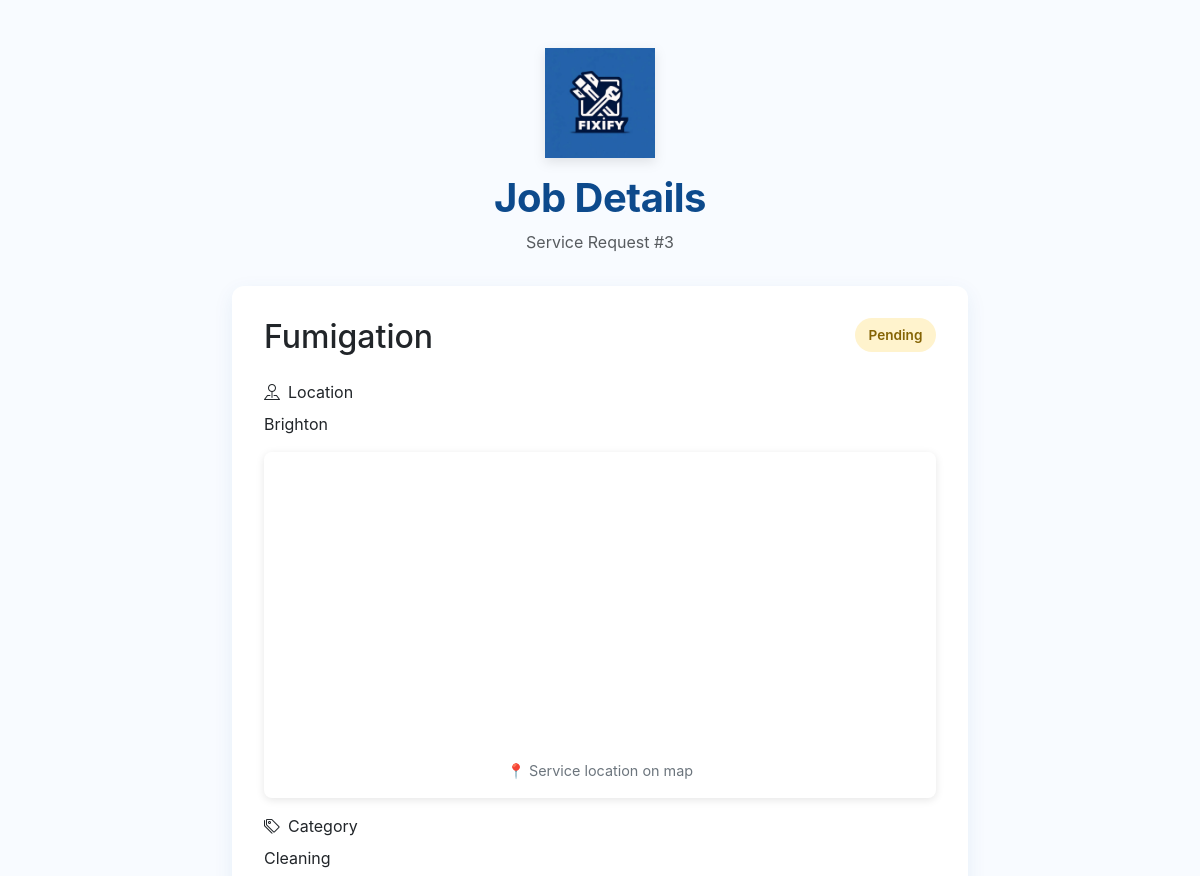
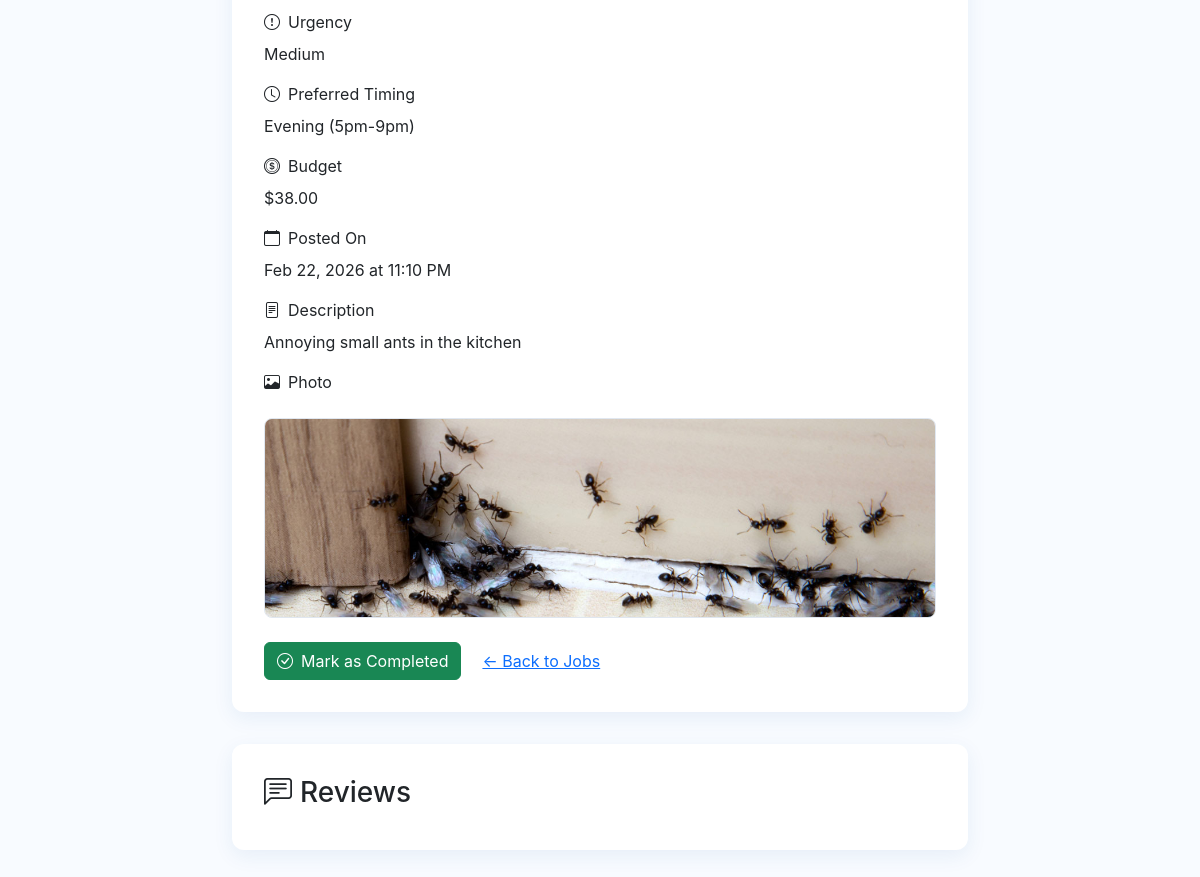
The page /db-job/3 on the database its author committed (2 pictures, top to bottom).
### main.py (models this page shows)
class Job(db.Model):
    id = db.Column(db.Integer, primary_key=True)
    title = db.Column(db.String(100), nullable=False)
    description = db.Column(db.Text, default="")
    location = db.Column(db.String(100), nullable=False)
    category = db.Column(db.String(50), nullable=False)
    urgency = db.Column(db.String(20), nullable=False)
    timing_window = db.Column(db.String(50), default="Not specified")
    budget = db.Column(db.Float)
    is_negotiable = db.Column(db.Boolean, default=False)
    photo_filename = db.Column(db.String(255))
    created_at = db.Column(db.DateTime, default=datetime.now)
    status = db.Column(db.String(20), default="pending")

### main.py (the view)
@app.route("/db-job/<int:job_id>", endpoint="view_job")
def view_db_job(job_id):
    job = db.session.get(Job, job_id)
    if job is None:
        flash("Job not found.", "danger")
        return redirect(url_for("home"))
    homeowner_review = Review.query.filter_by(job_id=job_id, reviewer_type="homeowner").first()
    provider_review = Review.query.filter_by(job_id=job_id, reviewer_type="provider").first()
    return render_template(
        "job_detail.html",
        job=job,
        homeowner_review=homeowner_review,
        provider_review=provider_review,
    )

### main.py (called while the page is built)
@app.before_request
def create_tables():
    if not should_use_database():
        return
    ensure_database_schema()

def should_use_database():
    return not (app.config.get("TESTING") and app.config["SQLALCHEMY_DATABASE_URI"] == DEFAULT_DATABASE_URI)

### templates/job_detail.html (shortened to what this page needs)
<!DOCTYPE html>
<html lang="en">
<head>
    <link href="https://cdn.jsdelivr.net/npm/bootstrap@5.3.0/dist/css/bootstrap.min.css" rel="stylesheet">
    <link href="https://cdn.jsdelivr.net/npm/bootstrap-icons@1.10.0/font/bootstrap-icons.css" rel="stylesheet">
    <link rel="stylesheet" href="https://cdnjs.cloudflare.com/ajax/libs/leaflet/1.9.4/leaflet.min.css" />
</head>
<body>
    <div class="container py-5">
        <div class="logo-container">
            <img src="{{ url_for('static', filename='images/Fixify.png') }}"
                 alt="Fixify Logo"
                 class="logo-img">
            <h1 class="brand-title mt-3">Job Details</h1>
            <p class="text-muted">Service Request #{{ job.id }}</p>
        </div>
        <div class="row justify-content-center">
            <div class="col-lg-8">
                <div class="job-card">
                    <div class="d-flex justify-content-between align-items-start mb-3">
                        <h2>{{ job.title }}</h2>
                        <span class="status-badge status-{{ job.status.replace(' ', '-') }}">
                            {{ job.status|replace('_', ' ')|title }}
                        </span>
                    </div>
                    <div class="mb-3">
                        <label class="form-label"><i class="bi bi-pin-map me-2"></i>Location</label>
                        <p class="mb-0">{{ job.location }}</p>
                    </div>
                    <div class="mb-3 location-map-container">
                        <div id="locationMap"></div>
                        <p class="map-label text-center">📍 Service location on map</p>
                    </div>
                    <div class="mb-3">
                        <label class="form-label"><i class="bi bi-tags me-2"></i>Category</label>
                        <p class="mb-0">{{ job.category }}</p>
                    </div>
                    <div class="mb-3">
                        <label class="form-label"><i class="bi bi-exclamation-circle me-2"></i>Urgency</label>
                        <p class="mb-0">{{ job.urgency }}</p>
                    </div>
                    <div class="mb-3">
                        <label class="form-label"><i class="bi bi-clock me-2"></i>Preferred Timing</label>
                        <p class="mb-0">{{ job.timing_window }}</p>
                    </div>
                    {% if job.budget %}
                        <div class="mb-3">
                            <label class="form-label"><i class="bi bi-coin me-2"></i>Budget</label>
                            <p class="mb-0">
                                ${{ '%.2f'|format(job.budget) }}
                            </p>
                        </div>
                    {% endif %}
                    <div class="mb-3">
                        <label class="form-label"><i class="bi bi-calendar me-2"></i>Posted On</label>
                        <p class="mb-0">{{ job.created_at.strftime('%b %d, %Y at %I:%M %p') }}</p>
                    </div>
                    <div class="mb-3">
                        <label class="form-label"><i class="bi bi-file-text me-2"></i>Description</label>
                        <p>{{ job.description }}</p>
                    </div>
                    {% if job.photo_filename %}
                        <div class="mb-3">
                            <label class="form-label"><i class="bi bi-image me-2"></i>Photo</label>
                            <a href="{{ url_for('uploaded_file', filename=job.photo_filename) }}" target="_blank">
                                <img src="{{ url_for('uploaded_file', filename=job.photo_filename) }}"
                                     alt="Job photo"
                                     class="review-photo">
                            </a>
                        </div>
                    {% endif %}
                    <div class="d-flex gap-2 mt-4">
                        {% if job.status != 'completed' %}
                            <a href="{{ url_for('mark_complete', job_id=job.id) }}" class="btn btn-success">
                                <i class="bi bi-check-circle me-2"></i>Mark as Completed
                            </a>
                        {% endif %}
                        <a href="/" class="btn btn-link">← Back to Jobs</a>
                    </div>
                </div>
                <div class="review-section">
                    <h3><i class="bi bi-chat-left-text me-2"></i>Reviews</h3>
                </div>
            </div>
        </div>
    </div>
</body>
</html>

### templates/job_detail.html (style rules this page uses)
:root { --fixify-blue: #1a56a3; --fixify-dark: #0d4a8c; --fixify-light: #e6f0fa; }
body { background-color: #f8fbff; font-family: -apple-system, BlinkMacSystemFont, 'Segoe UI', Roboto, sans-serif; }
.logo-container { text-align: center; margin-bottom: 2rem; }
.logo-img { width: 110px; height: auto; filter: drop-shadow(0 4px 6px rgba(0,0,0,0.1)); }
.brand-title { color: var(--fixify-dark); font-weight: 700; letter-spacing: -0.5px; }
.job-card { background: white; border-radius: 12px; box-shadow: 0 6px 20px rgba(26, 86, 163, 0.08); padding: 2rem; margin-bottom: 2rem; }
.review-section { background: white; border-radius: 12px; box-shadow: 0 6px 20px rgba(26, 86, 163, 0.08); padding: 2rem; }
.status-badge { padding: 0.5em 1em; border-radius: 20px; font-size: 0.85rem; font-weight: 600; }
.status-pending { background-color: #fff3cd; color: #856404; }
.review-photo { border-radius: 8px; width: 100%; height: 200px; object-fit: cover; margin-top: 1rem; border: 1px solid #e0e7f0; }
.location-map-container { margin-bottom: 2rem; border-radius: 8px; overflow: hidden; box-shadow: 0 2px 8px rgba(0, 0, 0, 0.1); }
#locationMap { height: 300px; width: 100%; border-radius: 8px; }
.map-label { font-size: 0.9rem; color: #6c757d; margin-top: 0.5rem; }

### rows shown on the page
Job: id "3", title "Fumigation", status "Pending", location "Brighton", category "Cleaning", urgency "Medium", timing_window "Evening (5pm-9pm)", budget "38.00", created_at "Feb 22, 2026 at 11:10 PM", description "Annoying small ants in the kitchen", photo_filename (picture)
